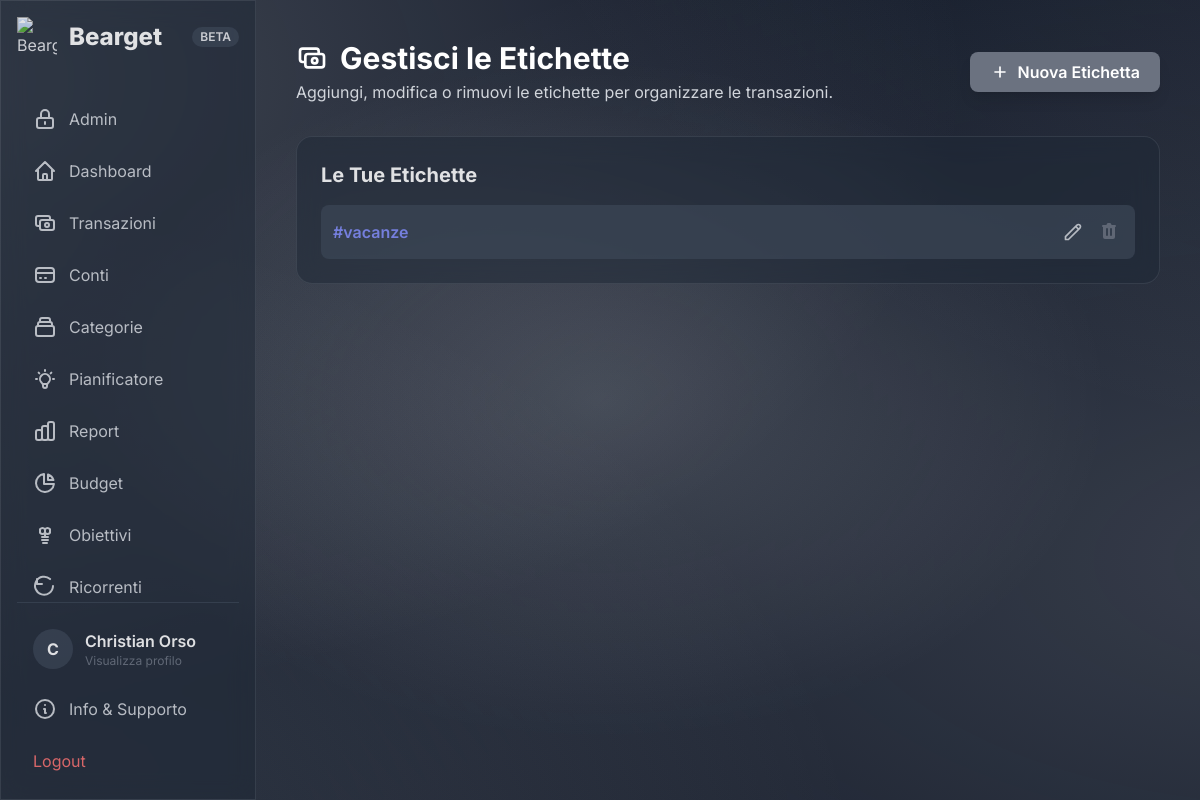
/tags.php (signed in), run on the app's committed database.
### tables this page shows
CREATE TABLE `changelog_updates` (
  `id` int(11) NOT NULL,
  `version` varchar(20) NOT NULL,
  `title` varchar(255) NOT NULL,
  `description` text DEFAULT NULL,
  `image_url` varchar(255) DEFAULT NULL,
  `content` text NOT NULL,
  `is_published` tinyint(1) NOT NULL DEFAULT 0,
  `email_sent` tinyint(1) NOT NULL DEFAULT 0,
  `created_at` timestamp NOT NULL DEFAULT current_timestamp()
);

CREATE TABLE `users` (
  `id` int(11) NOT NULL,
  `username` varchar(50) NOT NULL,
  `email` varchar(100) NOT NULL,
  `profile_picture_path` varchar(255) DEFAULT NULL,
  `password` varchar(255) NOT NULL,
  `verification_token` varchar(255) DEFAULT NULL,
  `is_verified` tinyint(1) NOT NULL DEFAULT 0,
  `created_at` timestamp NOT NULL DEFAULT current_timestamp(),
  `theme` varchar(25) NOT NULL DEFAULT 'dark-indigo',
  `subscription_status` varchar(20) NOT NULL DEFAULT 'free',
  `account_status` varchar(20) NOT NULL DEFAULT 'active',
  `suspended_until` datetime DEFAULT NULL,
  `last_login_at` datetime DEFAULT NULL,
  `stripe_customer_id` varchar(255) DEFAULT NULL,
  `stripe_subscription_id` varchar(255) DEFAULT NULL,
  `subscription_end_date` timestamp NULL DEFAULT NULL,
  `subscription_start_date` timestamp NULL DEFAULT NULL,
  `friend_code` varchar(8) DEFAULT NULL,
  `desktop_nav_enabled` tinyint(1) DEFAULT 0
);

CREATE TABLE `tags` (
  `id` int(11) NOT NULL,
  `user_id` int(11) NOT NULL,
  `name` varchar(50) NOT NULL
);

### functions.php (called while the page is built, shortened)
<?php
function get_user_tags($conn, $user_id) {
    $tags = [];
    $sql = "SELECT id, name FROM tags WHERE user_id = ? ORDER BY name ASC";
    $stmt = $conn->prepare($sql);
    $stmt->bind_param('i', $user_id);
    $stmt->execute();
    $result = $stmt->get_result();
    while ($row = $result->fetch_assoc()) {
        $tags[] = $row;
    }
    return $tags;
}
function get_user_by_id($conn, $user_id) {
    $sql = "SELECT * FROM users WHERE id = ?";
    $stmt = $conn->prepare($sql);
    $stmt->bind_param("i", $user_id);
    $stmt->execute();
    $result = $stmt->get_result();
    $user = $result->fetch_assoc();
    return $user;
}
?>

### tags.php (the view, shortened to what this page needs)
<?php
require_once 'db_connect.php';
require_once 'functions.php';
$user_id = $_SESSION["id"];
$current_page = 'tags';
$user_tags = get_user_tags($conn, $user_id);
?>
<!DOCTYPE html>
<html lang="it">
<head>
    <script src="https://cdn.tailwindcss.com"></script>
    <link rel="stylesheet" href="theme.php">
</head>
<body class="text-gray-300">
    <div class="flex h-screen">
        <?php include 'sidebar.php'; ?>
        <main class="flex-1 p-6 lg:p-10 overflow-y-auto">
            <header class="flex flex-wrap justify-between items-center gap-4 mb-8">
                <div class="flex items-center gap-4">
                    <div>
                        <h1 class="text-3xl font-bold text-white flex items-center gap-3">
                            <svg class="w-8 h-8" fill="none" stroke="currentColor" viewBox="0 0 24 24"><path stroke-linecap="round" stroke-linejoin="round" stroke-width="2" d="M17 9V7a2 2 0 00-2-2H5a2 2 0 00-2 2v6a2 2 0 002 2h2m2 4h10a2 2 0 002-2v-6a2 2 0 00-2-2H9a2 2 0 00-2 2v6a2 2 0 002 2zm7-5a2 2 0 11-4 0 2 2 0 014 0z"></path></svg>
                            Gestisci le Etichette
                        </h1>
                        <p class="text-gray-400 mt-1">Aggiungi, modifica o rimuovi le etichette per organizzare le transazioni.</p>
                    </div>
                </div>
                 <button onclick="openModal('add-tag-modal')" class="bg-primary-600 hover:bg-primary-700 text-white font-semibold py-2 px-5 rounded-lg flex items-center transition-colors shadow-lg hover:shadow-primary-500/50">
                    <svg class="w-5 h-5 mr-2" fill="none" stroke="currentColor" viewBox="0 0 24 24"><path stroke-linecap="round" stroke-linejoin="round" stroke-width="2" d="M12 6v6m0 0v6m0-6h6m-6 0H6"></path></svg>
                    Nuova Etichetta
                </button>
            </header>
            <div class="bg-gray-800 rounded-2xl p-6">
                <h2 class="text-xl font-bold text-white mb-4">Le Tue Etichette</h2>
                <div id="tags-list-container" class="space-y-3">
                    <?php if (empty($user_tags)): ?>
                        <div id="empty-state-tags" class="text-center py-10">
                            <svg class="mx-auto h-12 w-12 text-gray-600" fill="none" stroke="currentColor" viewBox="0 0 24 24"><path stroke-linecap="round" stroke-linejoin="round" stroke-width="2" d="M7 7h.01M7 3h5c.512 0 1.024.195 1.414.586l7 7a2 2 0 010 2.828l-5 5a2 2 0 01-2.828 0l-7-7A2 2 0 013 8V3z"></path></svg>
                            <h3 class="mt-2 text-sm font-medium text-white">Nessuna etichetta creata</h3>
                            <p class="mt-1 text-sm text-gray-500">Inizia creando la tua prima etichetta per organizzare le spese.</p>
                        </div>
                    <?php else: ?>
                        <?php foreach($user_tags as $tag): ?>
                            <div class="flex items-center justify-between bg-gray-700 p-3 rounded-lg transition-shadow hover:shadow-lg" data-tag-id="<?php echo $tag['id']; ?>">
                                <span class="font-semibold text-indigo-400">#<?php echo htmlspecialchars($tag['name']); ?></span>
                                <div class="flex items-center space-x-2">
                                    <button onclick='openEditTagModal(<?php echo json_encode($tag); ?>)' title="Modifica Etichetta" class="p-1 text-gray-400 hover:text-blue-400">
                                        <svg class="w-5 h-5" fill="none" stroke="currentColor" viewBox="0 0 24 24"><path stroke-linecap="round" stroke-linejoin="round" stroke-width="2" d="M15.232 5.232l3.536 3.536m-2.036-5.036a2.5 2.5 0 113.536 3.536L6.5 21.036H3v-3.536L16.732 3.732z"></path></svg>
                                    </button>
                                    <form action="delete_tag.php" method="POST" class="delete-form">
                                        <button type="submit" title="Elimina Etichetta" class="p-1 text-gray-500 hover:text-red-400 transition-colors">
                                        </button>
                                    </form>
                                </div>
                            </div>
                        <?php endforeach; ?>
                    <?php endif; ?>
                </div>
            </div>
        </main>
    </div>
</body>
</html>

### sidebar.php (shortened to what this page needs)
<?php
if (isset($_SESSION['id'])) {
    $user_sidebar_data = get_user_by_id($conn, $_SESSION['id']);
    $is_pro_user_sidebar = ($user_sidebar_data['subscription_status'] === 'active' || $user_sidebar_data['subscription_status'] === 'lifetime');
    function get_latest_changelog_version($conn) {
        $sql = "SELECT version FROM changelog_updates WHERE is_published = 1 ORDER BY created_at DESC LIMIT 1";
        $result = $conn->query($sql);
        if ($result && $result->num_rows > 0) {
            return $result->fetch_assoc()['version'];
        }
        return null;
    }
    $latest_version = get_latest_changelog_version($conn);
} else {
    $is_pro_user_sidebar = false;
    $latest_version = null;
}
?>
<aside id="sidebar" class="fixed inset-y-0 left-0 w-64 bg-gray-800 p-4 flex flex-col transform -translate-x-full lg:relative lg:translate-x-0 transition-transform duration-300 ease-in-out z-40">
    <div class="flex-shrink-0">
        <div class="flex justify-between items-center mb-10">
            <div class="flex items-center">
                <?php if (isset($is_pro_user_sidebar) && $is_pro_user_sidebar): ?>
                    <img src="assets/images/logo_pro.png" alt="Bearget Pro Logo" class="w-10 h-10">
                <?php else: ?>
                    <img src="assets/images/white-logo_free.png" alt="Bearget Free Logo" class="w-10 h-10">
                <?php endif; ?>
                <span class="ml-3 text-2xl font-extrabold text-white">Bearget</span>
            </div>
            <?php if ($latest_version): ?>
                <a href="changelog.php" class="inline-block px-2 py-0.5 bg-gray-700 text-gray-300 text-xs font-semibold rounded-full hover:bg-gray-600 transition-colors">
                    <?php echo htmlspecialchars($latest_version); ?>
                </a>
            <?php endif; ?>
        </div>
    </div>
    <nav class="flex-grow overflow-y-auto space-y-2 no-scrollbar">
        <?php if (isset($_SESSION['id']) && $_SESSION['id'] == 1): ?>
            <a href="admin.php" class="flex items-center px-4 py-2.5 rounded-lg transition-colors <?php echo ($current_page == 'admin') ? 'text-white bg-gray-900 font-semibold' : 'text-gray-400 hover:bg-gray-700 hover:text-white'; ?>">
                <svg class="w-6 h-6 mr-3" fill="none" stroke="currentColor" viewBox="0 0 24 24"><path stroke-linecap="round" stroke-linejoin="round" stroke-width="2" d="M12 15v2m-6 4h12a2 2 0 002-2v-6a2 2 0 00-2-2H6a2 2 0 00-2 2v6a2 2 0 002 2zm10-10V7a4 4 0 00-8 0v4h8z"></path></svg>
                Admin
            </a>
        <?php endif; ?>
        <a href="dashboard.php" class="flex items-center px-4 py-2.5 rounded-lg transition-colors <?php echo ($current_page == 'dashboard') ? 'text-white bg-gray-900 font-semibold' : 'text-gray-400 hover:bg-gray-700 hover:text-white'; ?>">
            <svg class="w-6 h-6 mr-3" fill="none" stroke="currentColor" viewBox="0 0 24 24"><path stroke-linecap="round" stroke-linejoin="round" stroke-width="2" d="M3 12l2-2m0 0l7-7 7 7M5 10v10a1 1 0 001 1h3m10-11l2 2m-2-2v10a1 1 0 01-1 1h-3m-6 0a1 1 0 001-1v-4a1 1 0 011-1h2a1 1 0 011 1v4a1 1 0 001 1m-6 0h6"></path></svg>
            Dashboard
        </a>
        <a href="transactions.php" class="flex items-center px-4 py-2.5 rounded-lg transition-colors <?php echo ($current_page == 'transactions') ? 'text-white bg-gray-900 font-semibold' : 'text-gray-400 hover:bg-gray-700 hover:text-white'; ?>">
            <svg class="w-6 h-6 mr-3" fill="none" stroke="currentColor" viewBox="0 0 24 24"><path stroke-linecap="round" stroke-linejoin="round" stroke-width="2" d="M17 9V7a2 2 0 00-2-2H5a2 2 0 00-2 2v6a2 2 0 002 2h2m2 4h10a2 2 0 002-2v-6a2 2 0 00-2-2H9a2 2 0 00-2 2v6a2 2 0 002 2zm7-5a2 2 0 11-4 0 2 2 0 014 0z"></path></svg>
            Transazioni
        </a>
        <a href="accounts.php" class="flex items-center px-4 py-2.5 rounded-lg transition-colors <?php echo ($current_page == 'accounts') ? 'text-white bg-gray-900 font-semibold' : 'text-gray-400 hover:bg-gray-700 hover:text-white'; ?>">
            <svg class="w-6 h-6 mr-3" fill="none" stroke="currentColor" viewBox="0 0 24 24"><path stroke-linecap="round" stroke-linejoin="round" stroke-width="2" d="M3 10h18M7 15h1m4 0h1m-7 4h12a3 3 0 003-3V8a3 3 0 00-3-3H6a3 3 0 00-3 3v8a3 3 0 003 3z"></path></svg>
            Conti
        </a>
        <a href="categories.php" class="flex items-center px-4 py-2.5 rounded-lg transition-colors <?php echo ($current_page == 'categories') ? 'text-white bg-gray-900 font-semibold' : 'text-gray-400 hover:bg-gray-700 hover:text-white'; ?>">
            <svg class="w-6 h-6 mr-3" fill="none" stroke="currentColor" viewBox="0 0 24 24"><path stroke-linecap="round" stroke-linejoin="round" stroke-width="2" d="M19 11H5m14 0a2 2 0 012 2v6a2 2 0 01-2 2H5a2 2 0 01-2-2v-6a2 2 0 012-2m14 0V9a2 2 0 00-2-2M5 11V9a2 2 0 012-2m0 0V5a2 2 0 012-2h6a2 2 0 012 2v2M7 7h10"></path></svg>
            Categorie
        </a>
        <a href="purchase_planner.php" class="flex items-center justify-between px-4 py-2.5 rounded-lg transition-colors <?php echo ($current_page == 'purchase_planner') ? 'text-white bg-gray-900 font-semibold' : 'text-gray-400 hover:bg-gray-700 hover:text-white'; ?>">
            <div class="flex items-center">
                Pianificatore
            </div>
        </a>
        <a href="reports.php" class="flex items-center justify-between px-4 py-2.5 rounded-lg transition-colors <?php echo ($current_page == 'reports') ? 'text-white bg-gray-900 font-semibold' : 'text-gray-400 hover:bg-gray-700 hover:text-white'; ?>">
            <div class="flex items-center">
                Report
            </div>
        </a>
        <a href="budgets.php" class="flex items-center justify-between px-4 py-2.5 rounded-lg transition-colors <?php echo ($current_page == 'budgets') ? 'text-white bg-gray-900 font-semibold' : 'text-gray-400 hover:bg-gray-700 hover:text-white'; ?>">
            <div class="flex items-center">
                Budget
            </div>
        </a>
        <a href="goals.php" class="flex items-center justify-between px-4 py-2.5 rounded-lg transition-colors <?php echo ($current_page == 'goals') ? 'text-white bg-gray-900 font-semibold' : 'text-gray-400 hover:bg-gray-700 hover:text-white'; ?>">
            <div class="flex items-center">
                Obiettivi
            </div>
        </a>
        <a href="recurring.php" class="flex items-center justify-between px-4 py-2.5 rounded-lg transition-colors <?php echo ($current_page == 'recurring') ? 'text-white bg-gray-900 font-semibold' : 'text-gray-400 hover:bg-gray-700 hover:text-white'; ?>">
            <div class="flex items-center">
                <svg class="w-6 h-6 mr-3" fill="none" stroke="currentColor" viewBox="0 0 24 24"><path stroke-linecap="round" stroke-linejoin="round" stroke-width="2" d="M4 4v5h5m11 2a9 9 0 11-2.93-6.93"></path></svg>
                Ricorrenti
            </div>
        </a>
    </nav>
    <div class="border-t border-gray-700 pt-4 flex-shrink-0">
        <a href="settings.php" class="flex items-center px-4 py-2.5 rounded-lg transition-colors text-gray-400 hover:bg-gray-700 hover:text-white">
            <?php
            $avatar_path = $user_sidebar_data['profile_picture_path'] ?? '';
            if (!empty($avatar_path) && file_exists($avatar_path)):
            ?>
                <img src="<?php echo htmlspecialchars($avatar_path); ?>" alt="User Avatar" class="w-10 h-10 rounded-full object-cover mr-3">
            <?php else: ?>
                <div class="w-10 h-10 rounded-full bg-gray-700 mr-3 flex items-center justify-center">
                    <span class="text-white font-bold"><?php echo strtoupper(substr($user_sidebar_data['username'], 0, 1)); ?></span>
                </div>
            <?php endif; ?>
            <div>
                <span class="font-semibold text-white"><?php echo htmlspecialchars($user_sidebar_data['username']); ?></span>
                <p class="text-xs text-gray-500">Visualizza profilo</p>
            </div>
        </a>
        <a href="bearget_info.html" target="_blank" class="flex items-center px-4 py-2.5 mt-2 text-gray-400 hover:bg-gray-700 hover:text-white rounded-lg transition-colors">
            <svg class="w-6 h-6 mr-3" fill="none" stroke="currentColor" viewBox="0 0 24 24"><path stroke-linecap="round" stroke-linejoin="round" stroke-width="2" d="M13 16h-1v-4h-1m1-4h.01M21 12a9 9 0 11-18 0 9 9 0 0118 0z"></path></svg>
            Info & Supporto
        </a>
        <a href="logout.php" class="flex items-center px-4 py-2.5 mt-2 text-red-400 hover:bg-red-500 hover:text-white rounded-lg transition-colors">Logout</a>
    </div>
</aside>

### tags.php (style rules this page uses)
body { font-family: 'Inter', sans-serif; background-color: var(--color-gray-900); }

### sidebar.php (style rules this page uses)
.no-scrollbar { -ms-overflow-style: none; scrollbar-width: none; }

### data on the page
changelog_updates: version "BETA"
users: username "C", username "Christian Orso"
tags: name "vacanze"
